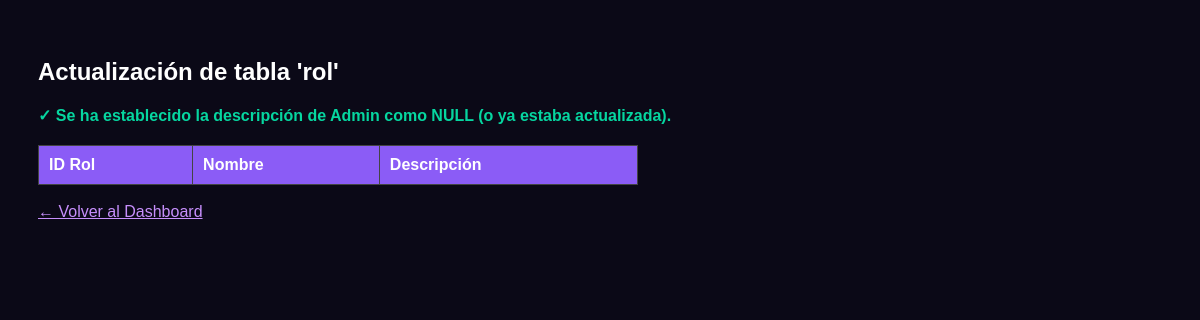
Page /NewGen/fix_rol.php on the earlier database version.
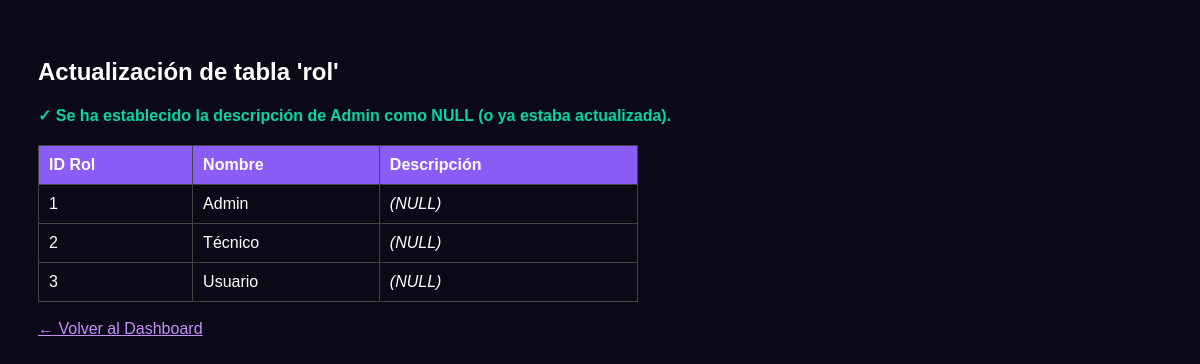
Same page on the later database version.
### tables this page shows
CREATE TABLE `rol` (
  `id_rol` int(11) NOT NULL AUTO_INCREMENT,
  `nombre` varchar(50) NOT NULL,
  `descripcion` varchar(255) DEFAULT NULL,
  PRIMARY KEY (`id_rol`)
);

### NewGen/fix_rol.php (the view, shortened to what this page needs)
<?php
include("conexion.php");
$res = mysqli_query($conexion, "SELECT * FROM rol");
?>
<!DOCTYPE html>
<html lang="es">
<head>
</head>
<body>
    <h2>Actualización de tabla 'rol'</h2>
    <p class="ok">&check; Se ha establecido la descripción de Admin como NULL (o ya estaba actualizada).</p>
    <table>
        <tr><th>ID Rol</th><th>Nombre</th><th>Descripción</th></tr>
        <?php while($r = mysqli_fetch_assoc($res)) { ?>
            <tr>
                <td><?= $r['id_rol'] ?></td>
                <td><?= htmlspecialchars($r['nombre']) ?></td>
                <td><?= is_null($r['descripcion']) ? '<i>(NULL)</i>' : htmlspecialchars($r['descripcion']) ?></td>
            </tr>
        <?php } ?>
    </table>
    <br>
    <a href="dashboard.php" style="color: #C78FFC;">&larr; Volver al Dashboard</a>
</body>
</html>

### NewGen/fix_rol.php (style rules this page uses)
body { font-family: sans-serif; background: #0B0917; color: #FFF; padding: 30px; }
table { border-collapse: collapse; width: 100%; max-width: 600px; margin-top: 20px; }
th, td { border: 1px solid #444; padding: 10px; text-align: left; }
th { background: #8B5CF6; }
.ok { color: #06D6A0; font-weight: bold; }

Differences in the rows shown:
added rol: id_rol "1", nombre "Admin", shows "(NULL)"
added rol: id_rol "2", nombre "Técnico", shows "(NULL)"
added rol: id_rol "3", nombre "Usuario", shows "(NULL)"
